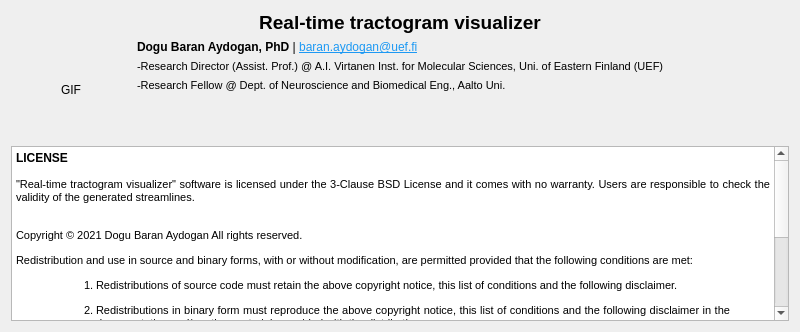
<?xml version="1.0" encoding="UTF-8"?>
<ui version="4.0">
 <class>DialogAbout</class>
 <widget class="QDialog" name="DialogAbout">
  <property name="geometry">
   <rect>
    <x>0</x>
    <y>0</y>
    <width>800</width>
    <height>332</height>
   </rect>
  </property>
  <property name="sizePolicy">
   <sizepolicy hsizetype="Fixed" vsizetype="Fixed">
    <horstretch>0</horstretch>
    <verstretch>0</verstretch>
   </sizepolicy>
  </property>
  <property name="minimumSize">
   <size>
    <width>800</width>
    <height>332</height>
   </size>
  </property>
  <property name="maximumSize">
   <size>
    <width>800</width>
    <height>332</height>
   </size>
  </property>
  <property name="windowTitle">
   <string>About</string>
  </property>
  <property name="locale">
   <locale language="English" country="UnitedStates"/>
  </property>
  <layout class="QGridLayout" name="gridLayout">
   <item row="0" column="0">
    <widget class="QLabel" name="label">
     <property name="font">
      <font>
       <pointsize>14</pointsize>
       <weight>75</weight>
       <bold>true</bold>
      </font>
     </property>
     <property name="text">
      <string>Real-time tractogram visualizer</string>
     </property>
     <property name="alignment">
      <set>Qt::AlignCenter</set>
     </property>
     <property name="margin">
      <number>4</number>
     </property>
    </widget>
   </item>
   <item row="1" column="0">
    <layout class="QHBoxLayout" name="horizontalLayout">
     <item>
      <widget class="QLabel" name="gifFrame">
       <property name="sizePolicy">
        <sizepolicy hsizetype="Fixed" vsizetype="Fixed">
         <horstretch>0</horstretch>
         <verstretch>0</verstretch>
        </sizepolicy>
       </property>
       <property name="minimumSize">
        <size>
         <width>120</width>
         <height>100</height>
        </size>
       </property>
       <property name="maximumSize">
        <size>
         <width>120</width>
         <height>100</height>
        </size>
       </property>
       <property name="text">
        <string>GIF</string>
       </property>
       <property name="alignment">
        <set>Qt::AlignCenter</set>
       </property>
       <property name="margin">
        <number>2</number>
       </property>
      </widget>
     </item>
     <item>
      <layout class="QVBoxLayout" name="verticalLayout">
       <item>
        <widget class="QLabel" name="label_3">
         <property name="text">
          <string>&lt;html&gt;&lt;head/&gt;&lt;body&gt;&lt;p&gt;&lt;span style=&quot; font-weight:600;&quot;&gt;Dogu Baran Aydogan, PhD&lt;/span&gt; | &lt;a href=&quot;mailto:baran.aydogan@uef.fi&quot;&gt;&lt;span style=&quot; text-decoration: underline; color:#1d99f3;&quot;&gt;baran.aydogan@uef.fi&lt;/span&gt;&lt;/a&gt;&lt;/p&gt;&lt;/body&gt;&lt;/html&gt;</string>
         </property>
         <property name="openExternalLinks">
          <bool>true</bool>
         </property>
        </widget>
       </item>
       <item>
        <widget class="QLabel" name="label_4">
         <property name="font">
          <font>
           <pointsize>8</pointsize>
          </font>
         </property>
         <property name="text">
          <string>-Research Director (Assist. Prof.) @ A.I. Virtanen Inst. for Molecular Sciences, Uni. of Eastern Finland (UEF) </string>
         </property>
        </widget>
       </item>
       <item>
        <widget class="QLabel" name="label_5">
         <property name="font">
          <font>
           <pointsize>8</pointsize>
          </font>
         </property>
         <property name="text">
          <string>-Research Fellow @ Dept. of Neuroscience and Biomedical Eng., Aalto Uni. </string>
         </property>
        </widget>
       </item>
       <item>
        <spacer name="verticalSpacer">
         <property name="orientation">
          <enum>Qt::Vertical</enum>
         </property>
         <property name="sizeHint" stdset="0">
          <size>
           <width>20</width>
           <height>40</height>
          </size>
         </property>
        </spacer>
       </item>
      </layout>
     </item>
    </layout>
   </item>
   <item row="2" column="0">
    <widget class="QTextBrowser" name="textBrowser_2">
     <property name="html">
      <string>&lt;!DOCTYPE HTML PUBLIC &quot;-//W3C//DTD HTML 4.0//EN&quot; &quot;http://www.w3.org/TR/REC-html40/strict.dtd&quot;&gt;
&lt;html&gt;&lt;head&gt;&lt;meta name=&quot;qrichtext&quot; content=&quot;1&quot; /&gt;&lt;style type=&quot;text/css&quot;&gt;
p, li { white-space: pre-wrap; }
&lt;/style&gt;&lt;/head&gt;&lt;body style=&quot; font-family:'Noto Sans'; font-size:10pt; font-weight:400; font-style:normal;&quot;&gt;
&lt;p align=&quot;justify&quot; style=&quot; margin-top:0px; margin-bottom:0px; margin-left:0px; margin-right:0px; -qt-block-indent:0; text-indent:0px;&quot;&gt;&lt;span style=&quot; font-size:9pt; font-weight:600;&quot;&gt;LICENSE&lt;/span&gt;&lt;/p&gt;
&lt;p align=&quot;justify&quot; style=&quot;-qt-paragraph-type:empty; margin-top:0px; margin-bottom:0px; margin-left:0px; margin-right:0px; -qt-block-indent:0; text-indent:0px; font-size:8pt;&quot;&gt;&lt;br /&gt;&lt;/p&gt;
&lt;p align=&quot;justify&quot; style=&quot; margin-top:0px; margin-bottom:0px; margin-left:0px; margin-right:0px; -qt-block-indent:0; text-indent:0px;&quot;&gt;&lt;span style=&quot; font-size:8pt;&quot;&gt;&amp;quot;Real-time tractogram visualizer&amp;quot; software is licensed under the 3-Clause BSD License and it comes with no warranty. Users are responsible to check the validity of the generated streamlines.&lt;/span&gt;&lt;/p&gt;
&lt;p align=&quot;justify&quot; style=&quot;-qt-paragraph-type:empty; margin-top:0px; margin-bottom:0px; margin-left:0px; margin-right:0px; -qt-block-indent:0; text-indent:0px; font-size:8pt;&quot;&gt;&lt;br /&gt;&lt;/p&gt;
&lt;p align=&quot;justify&quot; style=&quot; margin-top:12px; margin-bottom:12px; margin-left:0px; margin-right:0px; -qt-block-indent:0; text-indent:0px;&quot;&gt;&lt;span style=&quot; font-size:8pt;&quot;&gt;Copyright © 2021 Dogu Baran Aydogan All rights reserved.&lt;/span&gt;&lt;/p&gt;
&lt;p align=&quot;justify&quot; style=&quot; margin-top:12px; margin-bottom:12px; margin-left:0px; margin-right:0px; -qt-block-indent:0; text-indent:0px;&quot;&gt;&lt;span style=&quot; font-size:8pt;&quot;&gt;Redistribution and use in source and binary forms, with or without modification, are permitted provided that the following conditions are met:&lt;/span&gt;&lt;/p&gt;
&lt;ol style=&quot;margin-top: 0px; margin-bottom: 0px; margin-left: 0px; margin-right: 0px; -qt-list-indent: 1;&quot;&gt;&lt;li style=&quot; font-size:8pt;&quot; align=&quot;justify&quot; style=&quot; margin-top:12px; margin-bottom:12px; margin-left:40px; margin-right:40px; -qt-block-indent:0; text-indent:0px;&quot;&gt;Redistributions of source code must retain the above copyright notice, this list of conditions and the following disclaimer.&lt;/li&gt;
&lt;li style=&quot; font-size:8pt;&quot; align=&quot;justify&quot; style=&quot; margin-top:12px; margin-bottom:12px; margin-left:40px; margin-right:40px; -qt-block-indent:0; text-indent:0px;&quot;&gt;Redistributions in binary form must reproduce the above copyright notice, this list of conditions and the following disclaimer in the documentation and/or other materials provided with the distribution.&lt;/li&gt;
&lt;li style=&quot; font-size:8pt;&quot; align=&quot;justify&quot; style=&quot; margin-top:12px; margin-bottom:12px; margin-left:40px; margin-right:40px; -qt-block-indent:0; text-indent:0px;&quot;&gt;Neither the name of the copyright holder nor the names of its contributors may be used to endorse or promote products derived from this software without specific prior written permission.&lt;/li&gt;&lt;/ol&gt;
&lt;p align=&quot;justify&quot; style=&quot; margin-top:12px; margin-bottom:12px; margin-left:0px; margin-right:0px; -qt-block-indent:0; text-indent:0px;&quot;&gt;&lt;span style=&quot; font-size:8pt;&quot;&gt;THIS SOFTWARE IS PROVIDED BY THE COPYRIGHT HOLDERS AND CONTRIBUTORS “AS IS” AND ANY EXPRESS OR IMPLIED WARRANTIES, INCLUDING, BUT NOT LIMITED TO, THE IMPLIED WARRANTIES OF MERCHANTABILITY AND FITNESS FOR A PARTICULAR PURPOSE ARE DISCLAIMED. IN NO EVENT SHALL THE COPYRIGHT HOLDER OR CONTRIBUTORS BE LIABLE FOR ANY DIRECT, INDIRECT, INCIDENTAL, SPECIAL, EXEMPLARY, OR CONSEQUENTIAL DAMAGES (INCLUDING, BUT NOT LIMITED TO, PROCUREMENT OF SUBSTITUTE GOODS OR SERVICES; LOSS OF USE, DATA, OR PROFITS; OR BUSINESS INTERRUPTION) HOWEVER CAUSED AND ON ANY THEORY OF LIABILITY, WHETHER IN CONTRACT, STRICT LIABILITY, OR TORT (INCLUDING NEGLIGENCE OR OTHERWISE) ARISING IN ANY WAY OUT OF THE USE OF THIS SOFTWARE, EVEN IF ADVISED OF THE POSSIBILITY OF SUCH DAMAGE.&lt;/span&gt;&lt;/p&gt;&lt;/body&gt;&lt;/html&gt;</string>
     </property>
    </widget>
   </item>
  </layout>
 </widget>
 <resources/>
 <connections/>
</ui>
